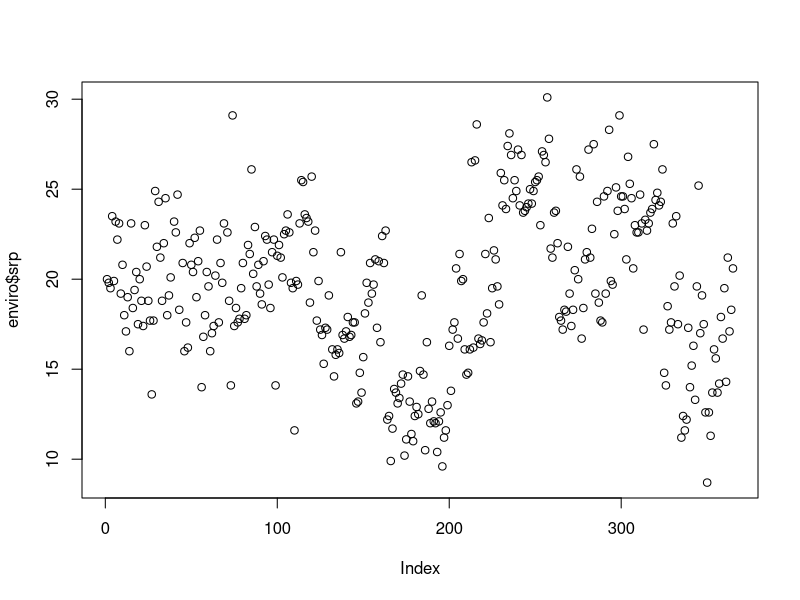
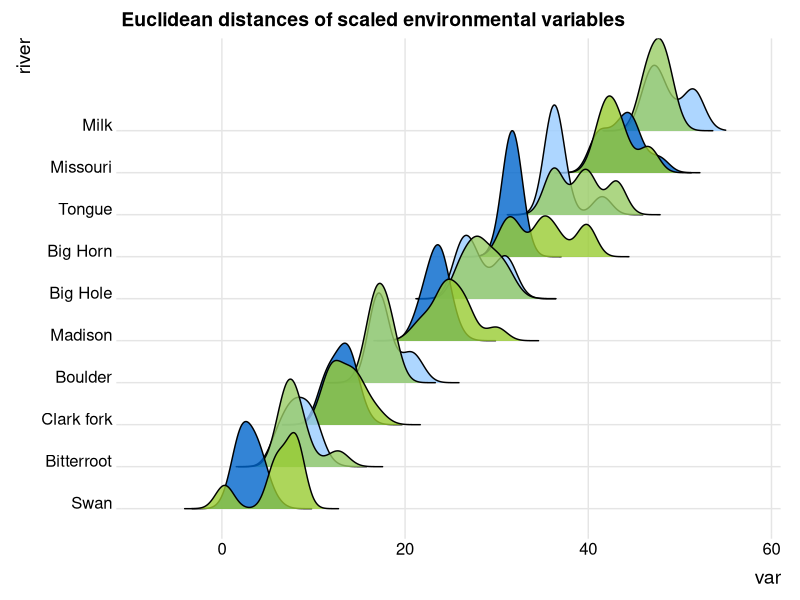

Generate these figures, in order, with R:
## ---- chunk 1

getwd()
enviro = read.csv("enviro.csv")
summary(enviro)
enviro <- enviro[-c(366),] #missing row at the end of data frame was removed
summary(enviro)
plot(enviro$temperature, enviro$srp)

#separate surface and hyporheic water
surf_enviro = subset.data.frame(enviro, water_type=="surface", select = -water_type)
hypo_enviro = subset.data.frame(enviro, water_type=="hyporheic", select = -water_type)

## ---- chunk 2
rivers <- c("Swan","Bitterroot","Clark fork","Boulder","Madison","Big Hole","Big Horn", "Tongue", "Missouri", "Milk")
    
df_list <- split(surf_enviro[,9:20], as.factor(surf_enviro$river))
df_list2 <- matrix(0,ncol=12,nrow=0)
    for (i in 1:length(df_list)){ 
    temp <- scale(df_list[[i]], center = TRUE, scale = TRUE)
    df_list2<-rbind(df_list2,temp)
    } 
df_list2<-as.data.frame(df_list2) 
st_data<-cbind(surf_enviro[,1:5],df_list2)
#contains all rivers and  enviro variables standarized 


## ---- chunk 3
library(vegan)
pos <- c(5,15,20,10,25,30,35,40,45,0)
tempdata = subset.data.frame(st_data, select = c(river,zone,oxygen_sat,temperature,doc,ammonium,nitrate,phosphate,tn,tp))
tempdata = tempdata[complete.cases(tempdata), ]
df <- tempdata # or other
 IDs<-unique(df$river)# or other
 results<- data.frame()
    for (i in 1:length(IDs)){ 
    temp <- df[df$river==IDs[i],]
    temp_MC<- subset.data.frame(temp,zone=="MC",select = c(-river,-zone))
    temp_OC<- subset.data.frame(temp,zone=="OC",select = c(-river,-zone))
      temp_MC<- as.vector(vegdist(temp_MC, method="euclidean",na.rm=TRUE))
      temp_OC<- as.vector(vegdist(temp_OC, method="euclidean",na.rm=TRUE))
        temp_MC<-as.data.frame(temp_MC)
        riv<-as.data.frame(rep(IDs[i], length(temp_MC$temp_MC)))
        zon<-as.data.frame(rep("MC", length(temp_MC$temp_MC)))
        temp_MC<-cbind(riv,zon,temp_MC)
              colnames(temp_MC)<- c("river","zone","var")
              temp_MC$var<-temp_MC$var+pos[i]
        temp_OC<-as.data.frame(temp_OC)
        riv<-as.data.frame(rep(IDs[i], length(temp_OC$temp_OC)))
        zon<-as.data.frame(rep("OC", length(temp_OC$temp_OC)))
        temp_OC<-cbind(riv,zon,temp_OC)
              colnames(temp_OC)<- c("river","zone","var")
              temp_OC$var<-temp_OC$var+pos[i]
         results<-rbind(results,temp_MC)
         results<-rbind(results,temp_OC)
            temp_MC <-NULL
            temp_OC <-NULL
    }

## ---- chunk 4
library(tidyverse)
library(readr)
library(ggridges)
library(ggplot2)
library(forcats)
library(magrittr)
## ---- chunk 5
tempdata <- results
tempdata$zonemod<- ifelse(tempdata$zone=="MC", tempdata$var-0, tempdata$var+0)
tempdata$river_mod <- factor(tempdata$river, levels = c("Swan","Bitterroot","Clark fork","Boulder","Madison","Big Hole","Big Horn", "Tongue", "Missouri", "Milk"))

tempdata %>%
  ggplot(aes(y = river_mod)) +
  geom_density_ridges(aes(x = zonemod, fill = paste(river, zone)), 
           alpha = 0.8, bandwidth=1, 
           scale=3, color = "black", rel_min_height=0.00001,
           from = -5, to = 55) +
  labs(x = "var", y = "river", title = "Euclidean distances of scaled environmental variables") +
  scale_x_continuous(expand = c(0.1, 0)) +
  scale_fill_manual(values=c("#99CCFF", "#99CC66","#0066CC", "#99CC33","#99CCFF", "#99CC66","#99CCFF", "#99CC66", "#0066CC", "#99CC33","#0066CC", "#99CC33","#99CCFF", "#99CC66","#0066CC", "#99CC33","#0066CC", "#99CC33","#99CCFF", "#99CC66"))+
  theme_ridges(grid = TRUE)+
  theme(legend.position="none")
